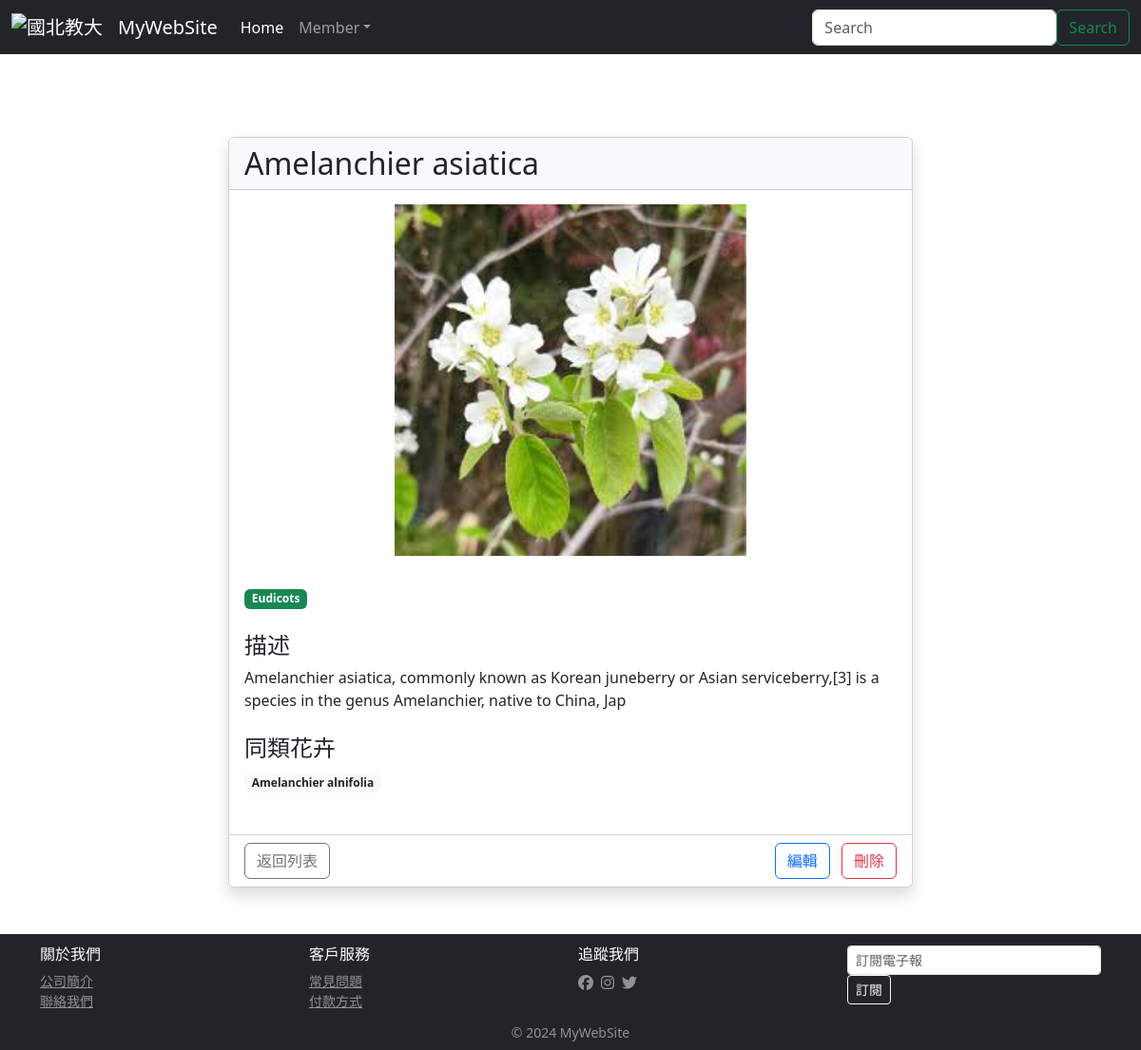
The app's page /flower/amelanchier-asiatica/ with its own data.
### flower/models.py (models this page shows, shortened)
class Flower(models.Model):
    title = models.CharField(max_length=255, default="")
    description = models.TextField(default="")
    slug = models.SlugField(blank=True, default="")
    category = models.ForeignKey(Category, null=True, on_delete=models.PROTECT)
    tags = models.ManyToManyField(Tag)
    image = models.ImageField(upload_to="flower/", null=True, blank=True)
    def __str__(self):
        return self.title

class Category(models.Model):
    title = models.CharField(max_length=255, default="")
    def __str__(self):
        return self.title

### flower/views.py (the view)
# urls.py: path('flower/<slug:slug>/', fViews.detail, name='detail'),
def detail(request, slug=None):
    flower = get_object_or_404(Flower, slug=slug)
    return render(request, 'flower/detail.html', locals())

### templates/flower/detail.html (shortened to what this page needs)
{% extends "base.html" %}
{% block title %}{{ flower.title }} - 詳細資料{% endblock %}
{% block content %}
<div class="container py-5">
    <div class="row">
        <div class="col-md-8 mx-auto">
            <div class="card shadow">
                <div class="card-header bg-light">
                    <h2 class="card-title mb-0">{{ flower.title }}</h2>
                </div>
                <div class="text-center">
                    {% if flower.image %}
                    <img src="{{ flower.image.url }}" class="img-fluid" alt="{{ flower.title }}" style="max-height: 400px; width: 400px; object-fit: contain; padding: 15px;">
                    {% else %}
                    <div class="bg-light text-center py-5 my-3">
                        <span class="text-muted fs-4">無圖片</span>
                    </div>
                    {% endif %}
                </div>
                <div class="card-body">
                    <div class="mb-4">
                        <span class="badge bg-success me-2">{{ flower.category }}</span>
                    </div>
                    <div class="mb-4">
                        <h4>描述</h4>
                        <p>{{ flower.description }}</p>
                    </div>
                    <div class="mb-4">
                        <h4>同類花卉</h4>
                        <div class="mt-2">
                            {% for c_flower in flower.category.flower_set.all %}
                                {% if c_flower.id != flower.id %}
                                <a href="{% url 'detail' c_flower.slug %}" class="badge bg-light text-dark text-decoration-none me-1 mb-1">{{ c_flower }}</a>
                                {% endif %}
                            {% endfor %}
                        </div>
                    </div>
                </div>
                <div class="card-footer bg-white">
                    <div class="d-flex justify-content-between">
                        <a href="/flower/" class="btn btn-outline-secondary">返回列表</a>
                        <div>
                            <a href="/admin/flower/flower/{{ flower.id }}/change/" class="btn btn-outline-primary me-2">編輯</a>
                            <a href="/admin/flower/flower/{{ flower.id }}/delete/" class="btn btn-outline-danger">刪除</a>
                        </div>
                    </div>
                </div>
            </div>
        </div>
    </div>
</div>
{% endblock %}

### static/css/style.css (style rules this page uses)
html, body { margin: 0; padding: 0; height: 100%; border: none; }
body { margin-left: 0px; margin-top: 0px; margin-right: 0px; margin-bottom: 0px; background-image: url(images/bg.gif); }

### records on screen
Flower: title "Amelanchier asiatica", image (picture), category "Eudicots", description "Amelanchier asiatica, commonly known as Korean juneberry or Asian serviceberry,[3] is a species in the genus Amelanchier, native to China, Jap"
Flower: title "Amelanchier alnifolia"
